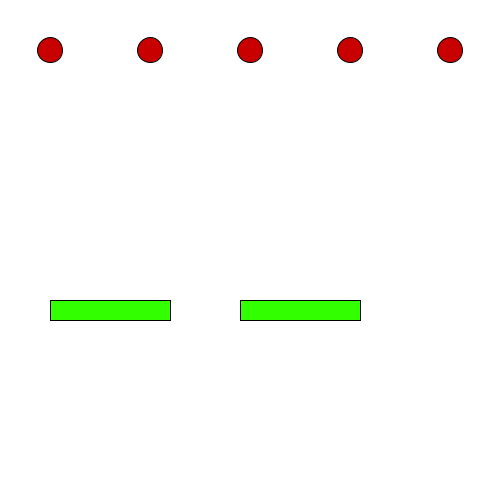
Frame 1 (no input)
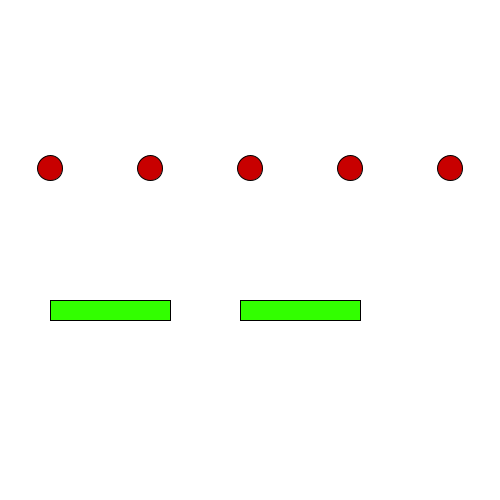
Frame 60 (the mouse pressed at the canvas centre just before this capture)
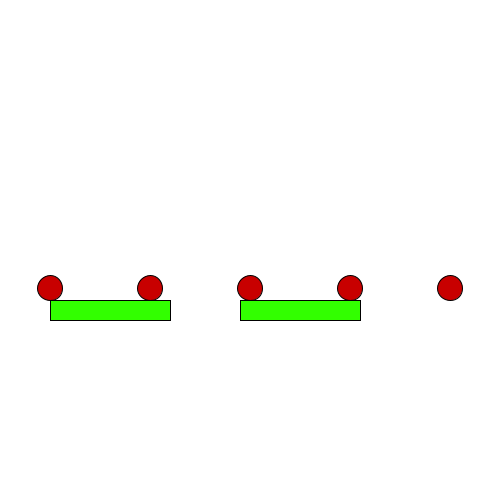
Frame 120 (the mouse held since frame 60 and released just before this capture)

The Processing sketch that drew these frames (run headless with seeded random() and noise(); from frame 60 on, the mouse is pressed at the canvas centre):

// Processing sketch: processing_161671
// ── processing_161671.pde

int y=50, c=50, d=240, m=50, n=150, p=250, q=350, r=450, mov=1;


void setup(){
  size(500, 500);
  frameRate(30);
}

void draw(){
  background(255);
  
 //creacion de circunferencias 
  fill(200, 0, 0);
  ellipse(m, y, 25, 25);
  ellipse( n, y, 25, 25);
  ellipse (p, y, 25, 25);
  ellipse(q, y, 25, 25);
  ellipse(r, y, 25, 25);
  
  
  //creacion de rectangulos
  fill(50, 500, 0);
  rect(c, 300, 120, 20);
  rect(d, 300, 120, 20);



//deinicion de movimientos

if(mov==1){
 y=y+2;

 
}

if(y>=500){
y=50;
}


//atrapadas
if(m==290){
  if(abs(c-50)<60){
  m=290;
  m=m-2;
}
}
if(n==290){
  if(abs(c-150)<60){
   n=290;
   n=n-2;
  }
}
if(p==290){
  if(abs((c+260)-250)<60){
  p=290;
  p=p-2;
}
}
if(q==290){
  if(abs((c+260)-350)<60){
  q=290;
  q=q-2;
}
}
if(r==290){
  if(abs((c+260)-450)<60){
  r=290;
  r=r-2;
}
}

}
